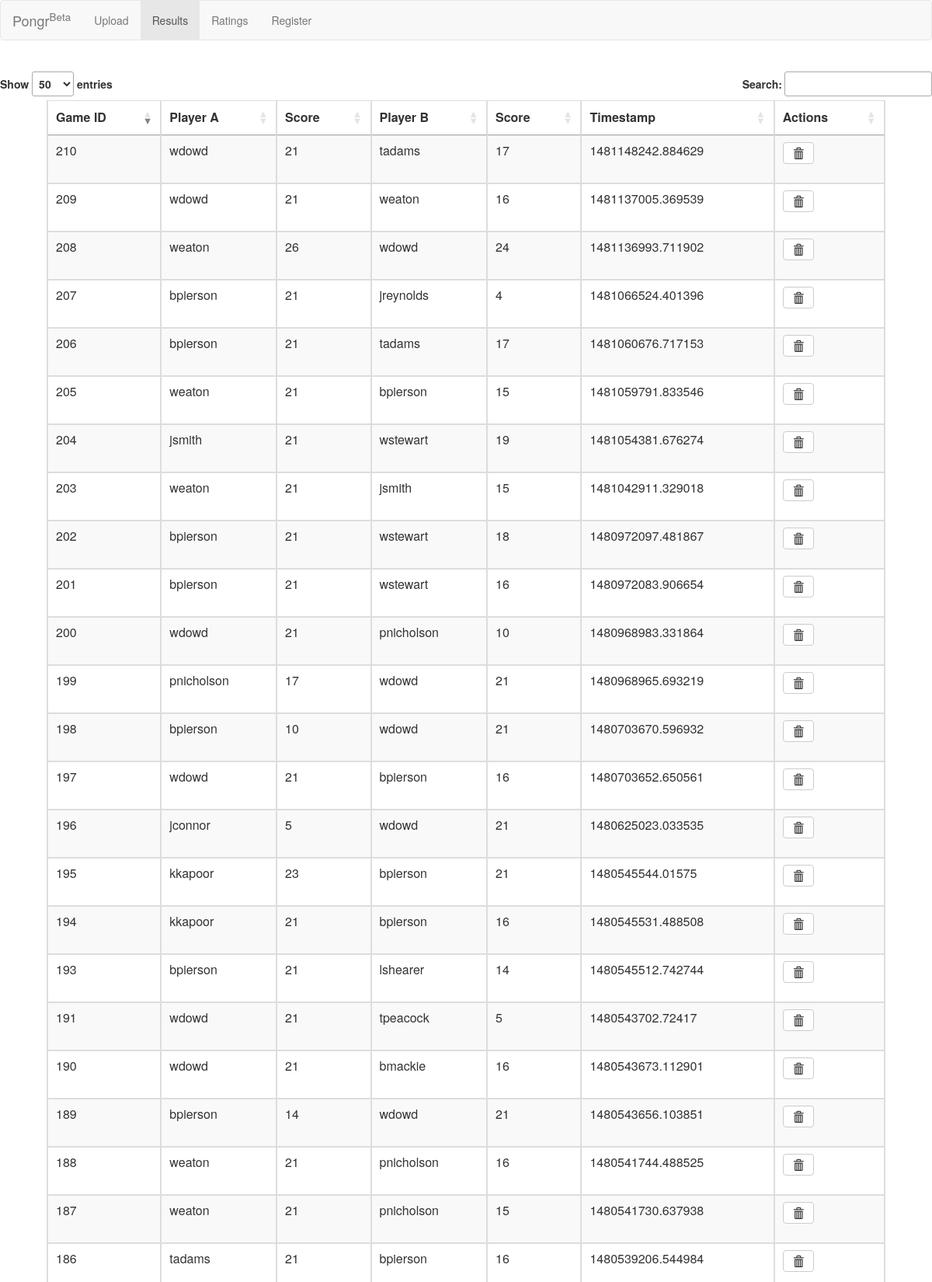
/games (upper part), run on the app's committed database.
### run.py (models this page shows)
class Game(db.Model):
    id = Column(Integer, primary_key=True)
    player_a = Column(Text, unique=False)
    player_b = Column(Text, unique=False)
    score_a = Column(Integer, unique=False)
    score_b = Column(Integer, unique=False)
    timestamp = Column(Integer, unique=False)
    deleted = Column(Boolean, unique=False)

### run.py (the view)
@app.route('/games', methods=['GET'])
def matches():
    df = pd.read_sql('select * from game where deleted = 0', con=engine)
    df = df.to_dict('records')
    return render_template('gamelog.html', games=df)

### templates/gamelog.html (shortened to what this page needs)
{% extends "layout.html" %}
{% block content %}
<html>
<head>
</head>
<link  rel="stylesheet" type="text/css" href = "//maxcdn.bootstrapcdn.com/bootstrap/3.3.5/css/bootstrap.min.css">
<link  rel="stylesheet" type="text/css" href="//cdn.datatables.net/1.10.7/css/jquery.dataTables.css">
<link  rel="stylesheet" type="text/css" href = "//cdn.datatables.net/plug-ins/1.10.7/integration/bootstrap/3/dataTables.bootstrap.css">
<br>
<body>
  <table class = 'table table-striped table-bordered' width="90%" id='fine' align='center'>
  			<thead>
  				<tr>
  					<th> Game ID </th>
  					<th> Player A </th>
  					<th> Score  </th>
  					<th> Player B </th>
  					<th> Score </th>
  					<th> Timestamp </th>
            <th> Actions </th>
  				</tr>
  			</thead>
  			<tbody>
  				{% for item in games %}
  				<tr>
            <td> {{item['id']}}  </td>
  					<td> {{item['player_a']}}  </td>
  					<td> {{item['score_a']}}  </td>
  					<td> {{item['player_b']}} </td>
  					<td> {{item['score_b']}}  </td>
  					<td> {{item['timestamp']}}  </td>
            <td>
                <form action="/delete/{{ item['id'] }}" method="post">
                <button type="submit" class="btn btn-default">
                  <span class="glyphicon glyphicon-trash" aria-hidden="true"></span>
                </form>
            </td>
  				</tr>
  				{% endfor %}
  			</tbody>
  		</table>
</body>
</html>
{% endblock %}

### templates/layout.html (shortened to what this page needs)
<html>
<link rel="stylesheet" media="screen" href = "{{ url_for('static', filename='css/bootstrap.min.css') }}">
<head>
</head>
<body class = "body">
<nav class="navbar navbar-default" role="navigation">
  <div class="container-fluid">
    <div class="navbar-header">
      <a class="navbar-brand" href="/">Pongr<sup>Beta</sup></a>
    </div>
    <div class="collapse navbar-collapse" id="bs-example-navbar-collapse-1">
      <ul class="nav navbar-nav">
        <li {% if request.path == '/record_match' %}class="active"{% endif %}>
           <a href="/record_match">Upload</a>
        </li>
      <li {% if request.path == '/games' %}class="active"{% endif %}>
         <a href="/games">Results</a>
      </li>
      <li {% if request.path == '/ratings' %}class="active"{% endif %}>
           <a href="/ratings">Ratings</a>
      </li>
      <li {% if request.path == '/register' %}class="active"{% endif %}>
           <a href="/register">Register</a>
      </li>
      </ul>
    </div>
  </div>
</nav>
{% block content %}{% endblock %}
</body>

### data on the page
Game: id "186", player_a "tadams", score_a "21", player_b "bpierson", score_b "16", timestamp "1480539206.544984"
Game: id "187", player_a "weaton", score_a "21", player_b "pnicholson", score_b "15", timestamp "1480541730.637938"
Game: id "188", player_a "weaton", score_a "21", player_b "pnicholson", score_b "16", timestamp "1480541744.488525"
Game: id "189", player_a "bpierson", score_a "14", player_b "wdowd", score_b "21", timestamp "1480543656.103851"
Game: id "190", player_a "wdowd", score_a "21", player_b "bmackie", score_b "16", timestamp "1480543673.112901"
Game: id "191", player_a "wdowd", score_a "21", player_b "tpeacock", score_b "5", timestamp "1480543702.72417"
Game: id "193", player_a "bpierson", score_a "21", player_b "lshearer", score_b "14", timestamp "1480545512.742744"
Game: id "194", player_a "kkapoor", score_a "21", player_b "bpierson", score_b "16", timestamp "1480545531.488508"
Game: id "195", player_a "kkapoor", score_a "23", player_b "bpierson", score_b "21", timestamp "1480545544.01575"
Game: id "196", player_a "jconnor", score_a "5", player_b "wdowd", score_b "21", timestamp "1480625023.033535"
Game: id "197", player_a "wdowd", score_a "21", player_b "bpierson", score_b "16", timestamp "1480703652.650561"
Game: id "198", player_a "bpierson", score_a "10", player_b "wdowd", score_b "21", timestamp "1480703670.596932"
Game: id "199", player_a "pnicholson", score_a "17", player_b "wdowd", score_b "21", timestamp "1480968965.693219"
Game: id "200", player_a "wdowd", score_a "21", player_b "pnicholson", score_b "10", timestamp "1480968983.331864"
Game: id "201", player_a "bpierson", score_a "21", player_b "wstewart", score_b "16", timestamp "1480972083.906654"
Game: id "202", player_a "bpierson", score_a "21", player_b "wstewart", score_b "18", timestamp "1480972097.481867"
Game: id "203", player_a "weaton", score_a "21", player_b "jsmith", score_b "15", timestamp "1481042911.329018"
Game: id "204", player_a "jsmith", score_a "21", player_b "wstewart", score_b "19", timestamp "1481054381.676274"
Game: id "205", player_a "weaton", score_a "21", player_b "bpierson", score_b "15", timestamp "1481059791.833546"
Game: id "206", player_a "bpierson", score_a "21", player_b "tadams", score_b "17", timestamp "1481060676.717153"
Game: id "207", player_a "bpierson", score_a "21", player_b "jreynolds", score_b "4", timestamp "1481066524.401396"
Game: id "208", player_a "weaton", score_a "26", player_b "wdowd", score_b "24", timestamp "1481136993.711902"
Game: id "209", player_a "wdowd", score_a "21", player_b "weaton", score_b "16", timestamp "1481137005.369539"
Game: id "210", player_a "wdowd", score_a "21", player_b "tadams", score_b "17", timestamp "1481148242.884629"
